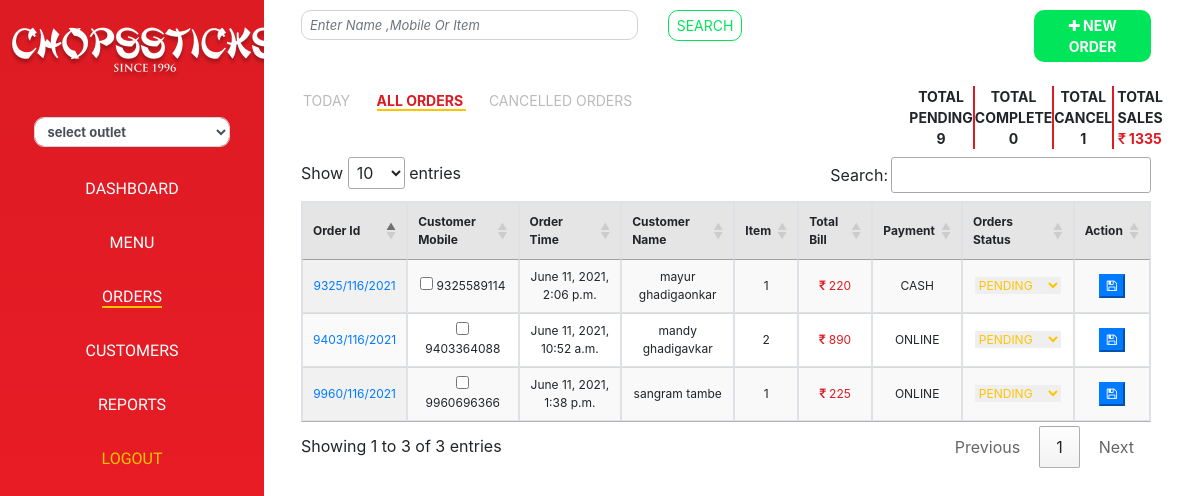
/orders/order_master/1 (signed in), run on the app's committed database.
### orders/models.py (models this page shows, shortened)
class order(models.Model):
    order_id = models.CharField(max_length=50)
    customer_id  = models.ForeignKey(customer,on_delete=models.CASCADE)
    outlet_id = models.ForeignKey(outlet, on_delete=models.CASCADE)
    ONLINE = 1
    CASH =2
    PAYMENT_TYPE_CHOICES = (
      (ONLINE,'ONLINE'),
      (CASH,'CASH'),
    )
    payment_type  = models.PositiveIntegerField(choices=PAYMENT_TYPE_CHOICES)
    order_delivery_address = models.CharField(max_length=500)
    landmark = models.CharField(max_length=500,default="NA")
    total_bill  = models.IntegerField()
    PENDING= 1
    CANCLE = 2
    COMPLETE = 3
    DELIVERY = 4
    ORDER_STATUS_CHOICES = (
      (PENDING,'PENDING'),
      (CANCLE,'CANCLE'),
      (COMPLETE,'COMPLETE'),
      (DELIVERY,'DELIVERY'),
    )
    order_status = models.PositiveIntegerField(choices=ORDER_STATUS_CHOICES)
    created_at = models.DateTimeField(auto_now_add=True)
    updated_at = models.DateTimeField(auto_now=True)

### customer/models.py (models this page shows, shortened)
class customer(models.Model):
    custom_user_id = models.ForeignKey(custom_user,on_delete=models.CASCADE)
    full_name = models.CharField(max_length=50)
    address = models.CharField(max_length=50)
    created_at = models.DateTimeField(auto_now_add=True)
    updated_at = models.DateTimeField(auto_now=True)

### accounts/models.py (models this page shows, shortened)
class custom_user(AbstractUser):
    SUPER_ADMIN = 1
    ADMIN = 2
    CUSTOMER = 3
    ROLE_CHOICES = (
      (SUPER_ADMIN,'Super Admin'),
      (ADMIN,'Admin'),
      (CUSTOMER,'CUSTOMER'),
    )
    mobile_no  = models.CharField(max_length=50)
    user_role = models.PositiveSmallIntegerField(choices=ROLE_CHOICES,default=ADMIN)
    otp = models.IntegerField(default=0)
    Updated_on = models.DateTimeField(auto_now=True)

### orders/views.py (the view)
# urls.py: path('order_master/<int:pk>',order_master,name='order_master'),
@login_required(login_url = '/accounts/user_login')
def order_master(request,pk):
    user= request.user
    location = outlet.objects.all().filter(is_active=True)
    outlet_objects = outlet.objects.get(pk=pk)
    all_orders = order.objects.all().exclude(order_status = 2).filter(outlet_id=outlet_objects)
    total_complete = order.objects.filter(order_status = 3).count()
    total_pending = order.objects.filter(order_status = 1).count()
    total_cancle = order.objects.filter(order_status = 2).count()
    item_count = {}
    sum = 0
    for one in all_orders:
        sum = sum + one.total_bill
        if customer_order_detail.objects.filter(order_id=one).exists():
            item_count[one.pk] = customer_order_detail.objects.filter(order_id=one).count()
        else:
            item_count[one.pk] = 0
    food_objects = food_section.objects.all().filter(outlet_id=outlet_objects).first()
    data = {'all_orders':all_orders,'total_complete':total_complete,'total_pending':total_pending,'total_cancle':total_cancle,
    'food_objects':food_objects,'item_count':item_count,'sum':sum,'outlet_objects':outlet_objects,'location':location}
    return render(request,'orders/orders.html',data)

### orders/templatetags/item_counts.py (called while the page is built)
@register.filter
def get_item(dictionary, key):
        return dictionary.get(int(str(key)))

### templates/orders/orders.html (shortened to what this page needs)
{% extends 'dashboard/base.html' %}
{% load static %}
{% load item_counts %}
{% block content %}
<div class="main">
    <div class="container">
        <div class="row">
            <div class="col">
                <input type="text" name="" id="" class="form-control form-control-sm radius" placeholder="Enter Name ,Mobile Or Item">
            </div>
            <div class="col">
                <button class="btn btn-sm search-btn radius">SEARCH</button>
            </div>
            <div class="col-2">
                <a href="{% url 'orders:new_order' outlet_objects.pk %}" target="_blank" class="btn btn-sm green-btn radius"><i class="fa fa-plus" aria-hidden="true"></i><b> NEW ORDER </b> </a>
            </div>
        </div>
    </div>
    <div class="container mt-4">
        <div class="row">
            <div class="col-5">
                <div class="tabs-div">
                    <a href="{% url 'orders:today_order' outlet_objects.pk %}" class="tabs inactive-tab">TODAY </a> &nbsp;&nbsp;&nbsp;&nbsp;
                    <a href="{% url 'orders:order_master' outlet_objects.pk %}" class="tabs  active-tab">ALL ORDERS </a> &nbsp;&nbsp;&nbsp;&nbsp;
                    <a href="{% url 'orders:order_cancle' outlet_objects.pk %}" class="tabs inactive-tab">CANCELLED ORDERS</a> &nbsp;&nbsp;&nbsp;&nbsp;
                </div>
            </div>
            <div class="col">
            </div>
            <div class="col">
                <div class="row">
                    <div class="col" style="margin: 0px;padding: 0px;">
                        <label for="today_date" class="date1">TOTAL PENDING<br>{{total_pending}}</label>
                    </div>
                    <div class="col" style="margin: 0px;padding: 0px;">
                        <label for="today_date" class="date1"> TOTAL COMPLETE<br>{{total_complete}} </label>
                    </div>
                    <div class="col" style="margin: 0px;padding: 0px;">
                        <label for="today_date" class="date1"> TOTAL CANCEL<br>{{total_cancle}} </label>
                    </div>
                    <div class="col" style="margin: 0px;padding: 0px;">
                        <label for="today_date" class="date2"> TOTAL SALES <br> <i class="fa fa-inr red" aria-hidden="true"></i> <span class="red">{{sum}}</span> </label>
                    </div>
                </div>
            </div>
        </div>
    </div>
    <div class="container ">
        <div class="row">
            <div class="col">
                <div>
                    <table id="table_id" class="display table-bordered table-sm" style="width: 100%;;font-size: 12px">
                        <thead>
                            <tr>
                                <th>Order Id</th>
                                <th>Customer Mobile</th>
                                <th>Order Time</th>
                                <th>Customer Name</th>
                                <th>Item</th>
                                <th>Total Bill</th>
                                <th>Payment</th>
                                <th>Orders Status</th>
                                <th>Action</th>
                            </tr>
                        </thead>
                        <tbody>
                            {% for one in all_orders %}
                            <tr>
                                <td><a href="{% url 'orders:order_details' outlet_objects.pk  one.pk %}">{{one.order_id}}</a></td>
                                <td><input type="checkbox" id="" name=""> {{one.customer_id.custom_user_id.mobile_no}}</td>
                                <td>{{one.created_at}}</td>
                                <td>{{one.customer_id.full_name}}</td>
                                <td>{{item_count|get_item:one.pk}}</td>
                                <td><i class="fa fa-inr red" aria-hidden="true"></i><span class="red"> {{one.total_bill}}</span></td>
                                {% if one.payment_type == 1 %}
                                <td>ONLINE</td>
                                {% else %}
                                <td>CASH</td>
                                {% endif %}
                                <form action="{% url 'orders:update_status' outlet_objects.pk one.pk %}" method="POST">
                                <td>
                                    <select name="order_status" id="order_status" class=" {% if one.order_status == 1 %}orange {% elif one.order_status == 4 %} blue {% elif one.order_status == 2 %} red {% elif one.order_status == 3 %} green {%endif%}select-div">
                                        <option value="1" class="orange" {% if one.order_status == 1 %} selected {%endif%}><span>PENDING</span></option>
                                    </select>
                                </td>
                                <td><center><button type="submit" class="btn-primary "><i class="fa fa-save"></i></button></center></td>
                                </form>
                            </tr>
                            {% endfor %}
                        </tbody>
                    </table>
                </div>
            </div>
        </div>
    </div>
    {% endblock %}

### static/css/main.css (style rules this page uses)
html, body { margin: 0; padding: 0; width: 100%; height: 100vh; }
a { text-decoration: none !important; }
.main { width: 100%; margin: 0 auto; padding: 10px; }
.search-btn { background-color: #fff; color: #01E55A; border: 1px solid #01E55A; }
.radius { border-radius: 10px; }
.form-control { font-size: 13px }
::placeholder { font-style: italic; color: #BABABA; }
.red { color: #DD1B23; }
.tabs-div { text-align: left; width: 100%; margin: 0 auto; padding: 2px; }
.tabs { font-size: 14px }
.inactive-tab { color: #BABABA; }
.active-tab { color: #DD1B23; font-weight: bold; border-bottom: 2px solid #FFC400; }
thead tr { background-color: #E5E5E5; }
table { border: 1px solid #d9d9d9 !importatnt; }
.orange { color: #FFC400; }
.green-btn { background-color: #01E55A; color: #fff }
.date1 { font-weight: bold; font-size: 14px; text-align: center; border-right: 2px solid #DD1B23; }
.date2 { font-weight: bold; font-size: 14px; text-align: center; }
th,td { text-align: center; }
.select-div { border:0px; outline:0px; outline: none; }

### data on the page
order: order_id "9403/116/2021", customer_id.custom_user_id.mobile_no "9403364088", created_at "June 11, 2021, 10:52 a.m.", customer_id.full_name "mandy ghadigavkar", id "2", total_bill "890", payment_type "ONLINE", order_status "PENDING"
order: order_id "9960/116/2021", customer_id.custom_user_id.mobile_no "9960696366", created_at "June 11, 2021, 1:38 p.m.", customer_id.full_name "sangram tambe", id "1", total_bill "225", payment_type "ONLINE", order_status "PENDING"
order: order_id "9325/116/2021", customer_id.custom_user_id.mobile_no "9325589114", created_at "June 11, 2021, 2:06 p.m.", customer_id.full_name "mayur ghadigaonkar", id "1", total_bill "220", payment_type "CASH", order_status "PENDING"

### other printed values
{{ total_pending }} "9"
{{ total_complete }} "0"
{{ total_cancle }} "1"
{{ sum }} "1335"
